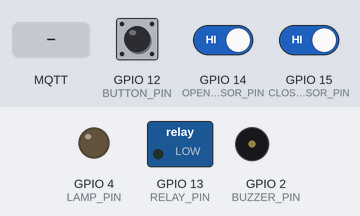
The sketch below on a simulated ESP32. Parts: switched loads named in the sketch (green lamp = pin HIGH), output pins drawn as LEDs (lit = HIGH), buzzer (waves = sounding, pin HIGH). Dashed ring = blinking. The inputs (shaded band) are chosen by the test bench; at power-on: GPIO 12 (BUTTON_PIN) HIGH, GPIO 14 (OPEN_SENSOR_PIN) HIGH, GPIO 15 (CLOSED_SENSOR_PIN) HIGH. WiFi joins after 1.5 s; servers stay silent unless stated; no MQTT or app messages arrive unless stated; the camera gives no picture; what the sketch prints to the serial monitor is not drawn.

Above: at 3.0 s.
3.1 s: GPIO 12 (BUTTON_PIN) pulled LOW for 1 s
At 3.5 s:
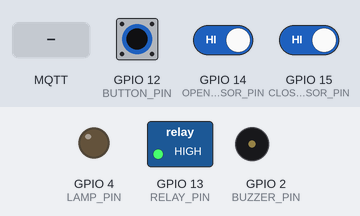
5.6 s: GPIO 14 (OPEN_SENSOR_PIN) driven LOW
At 6.2 s:
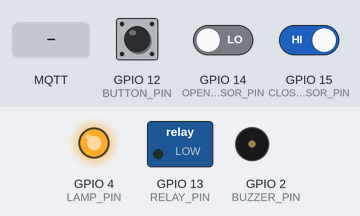
7.1 s: GPIO 15 (CLOSED_SENSOR_PIN) driven LOW
At 7.25 s:
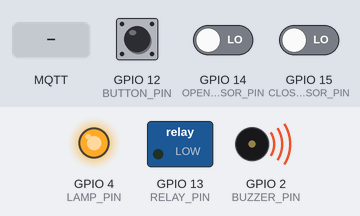
10.1 s: GPIO 15 (CLOSED_SENSOR_PIN) driven HIGH
At 10.75 s:
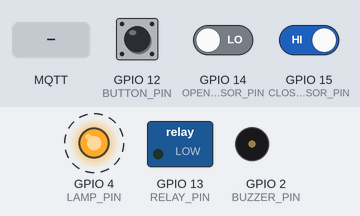
11.8 s: MQTT message "abrir" arrives on the first subscribed topic
At 12.1 s:
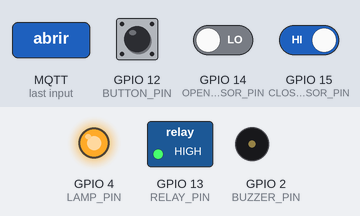
13.8 s: GPIO 15 (CLOSED_SENSOR_PIN) driven LOW
At 18.35 s:
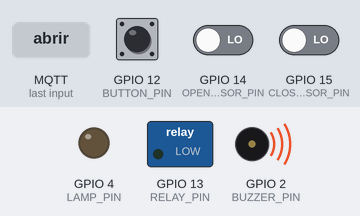
Timing chart, 0 to 20.3 s (numbered marks = the images above; inputs shaded):
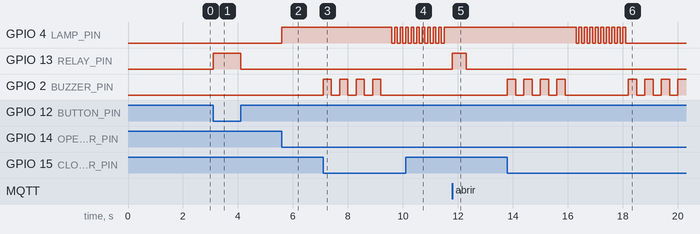

The sketch:

Tarea_clase_2.ino
```cpp
#include <WiFi.h>
#include <PubSubClient.h>
#include "esp_camera.h"

// Configuración WiFi y MQTT
const char* ssid = "tu_SSID";
const char* password = "tu_PASSWORD";
const char* mqtt_server = "broker.mqtt-dashboard.com";

WiFiClient espClient;
PubSubClient client(espClient);

// Pines ESP32-CAM
#define BUTTON_PIN 12
#define RELAY_PIN 13
#define OPEN_SENSOR_PIN 14
#define CLOSED_SENSOR_PIN 15
#define BUZZER_PIN 2
#define LAMP_PIN 4

// Estados
enum DoorState {UNKNOWN, OPEN, CLOSED, OPENING, CLOSING};
DoorState currentState = UNKNOWN;

// Códigos de error
enum ErrorCodes {
  NO_ERROR = 0,
  ERROR_WIFI_CONNECTION = 1,
  ERROR_MQTT_CONNECTION = 2,
  ERROR_DOOR_TIMEOUT = 3,
  ERROR_SENSOR_CONFLICT = 4
};

// Variables de tiempo
unsigned long lastDebounceTime = 0;
unsigned long debounceDelay = 50;
unsigned long lastLampUpdate = 0;
unsigned long lampInterval = 500;
unsigned long doorOperationStart = 0;
const unsigned long DOOR_TIMEOUT = 30000; // 30 segundos timeout

void setup() {
  Serial.begin(115200);

  // Configurar pines
  pinMode(BUTTON_PIN, INPUT_PULLUP);
  pinMode(RELAY_PIN, OUTPUT);
  pinMode(OPEN_SENSOR_PIN, INPUT_PULLUP);
  pinMode(CLOSED_SENSOR_PIN, INPUT_PULLUP);
  pinMode(BUZZER_PIN, OUTPUT);
  pinMode(LAMP_PIN, OUTPUT);

  digitalWrite(RELAY_PIN, LOW);
  digitalWrite(BUZZER_PIN, LOW);
  digitalWrite(LAMP_PIN, LOW);

  // Inicializar cámara (opcional)
  setup_camera();

  // Conectar WiFi y MQTT
  setup_wifi();
  client.setServer(mqtt_server, 1883);
  client.setCallback(callback);

  // Determinar estado inicial
  updateDoorState();
}

void setup_camera() {
  camera_config_t config;
  config.ledc_channel = LEDC_CHANNEL_0;
  config.ledc_timer = LEDC_TIMER_0;
  config.pin_d0 = 5;
  config.pin_d1 = 18;
  config.pin_d2 = 19;
  config.pin_d3 = 21;
  config.pin_d4 = 36;
  config.pin_d5 = 39;
  config.pin_d6 = 34;
  config.pin_d7 = 35;
  config.pin_xclk = 0;
  config.pin_pclk = 22;
  config.pin_vsync = 25;
  config.pin_href = 23;
  config.pin_sscb_sda = 26;
  config.pin_sscb_scl = 27;
  config.pin_pwdn = 32;
  config.pin_reset = -1;
  config.xclk_freq_hz = 20000000;
  config.pixel_format = PIXFORMAT_JPEG;

  if(psramFound()){
    config.frame_size = FRAMESIZE_UXGA;
    config.jpeg_quality = 10;
    config.fb_count = 2;
  } else {
    config.frame_size = FRAMESIZE_SVGA;
    config.jpeg_quality = 12;
    config.fb_count = 1;
  }

  esp_err_t err = esp_camera_init(&config);
  if (err != ESP_OK) {
    Serial.printf("Error inicializando cámara: 0x%x", err);
  }
}

void setup_wifi() {
  delay(10);
  Serial.println();
  Serial.print("Conectando a ");
  Serial.println(ssid);

  WiFi.begin(ssid, password);

  int attempts = 0;
  while (WiFi.status() != WL_CONNECTED && attempts < 10) {
    delay(500);
    Serial.print(".");
    attempts++;
  }

  if(WiFi.status() != WL_CONNECTED) {
    handleError(ERROR_WIFI_CONNECTION);
    return;
  }

  Serial.println("");
  Serial.println("WiFi conectado");
  Serial.println("Dirección IP: ");
  Serial.println(WiFi.localIP());
}

void callback(char* topic, byte* message, unsigned int length) {
  String messageTemp;

  for (int i = 0; i < length; i++) {
    messageTemp += (char)message[i];
  }

  if (String(topic) == "puerta/comando") {
    if(messageTemp == "abrir") {
      operateDoor();
    } else if(messageTemp == "estado") {
      publishStatus();
    } else if(messageTemp == "foto") {
      takeAndSendPhoto();
    }
  }
}

void takeAndSendPhoto() {
  camera_fb_t * fb = NULL;
  fb = esp_camera_fb_get();
  if(!fb) {
    Serial.println("Error al capturar foto");
    return;
  }

  client.publish("puerta/foto", fb->buf, fb->len);
  esp_camera_fb_return(fb);
}

void reconnect() {
  int attempts = 0;
  while (!client.connected() && attempts < 5) {
    Serial.print("Intentando conexión MQTT...");
    if (client.connect("ESP32CAMClient")) {
      Serial.println("conectado");
      client.subscribe("puerta/comando");
    } else {
      Serial.print("falló, rc=");
      Serial.print(client.state());
      Serial.println(" intentando de nuevo en 5 segundos");
      delay(5000);
      attempts++;
    }
  }
  if(!client.connected()) {
    handleError(ERROR_MQTT_CONNECTION);
  }
}

void updateDoorState() {
  bool isOpen = digitalRead(OPEN_SENSOR_PIN) == LOW;
  bool isClosed = digitalRead(CLOSED_SENSOR_PIN) == LOW;

  if (isOpen && isClosed) {
    handleError(ERROR_SENSOR_CONFLICT);
    currentState = UNKNOWN;
    return;
  }

  if (isOpen && !isClosed) {
    currentState = OPEN;
    doorOperationStart = 0;
  } else if (!isOpen && isClosed) {
    currentState = CLOSED;
    doorOperationStart = 0;
  } else if (!isOpen && !isClosed) {
    if (currentState == OPEN) {
      currentState = CLOSING;
      doorOperationStart = millis();
    } else if (currentState == CLOSED) {
      currentState = OPENING;
      doorOperationStart = millis();
    } else {
      currentState = UNKNOWN;
    }
  }

  // Verificar timeout
  if ((currentState == OPENING || currentState == CLOSING) &&
      doorOperationStart != 0 &&
      (millis() - doorOperationStart) > DOOR_TIMEOUT) {
    handleError(ERROR_DOOR_TIMEOUT);
    currentState = UNKNOWN;
    doorOperationStart = 0;
  }
}

void operateDoor() {
  // Si está abierta o cerrando, cerrar
  if (currentState == OPEN || currentState == CLOSING || currentState == UNKNOWN) {
    digitalWrite(RELAY_PIN, HIGH);
    delay(500); // Pulso para activar relay
    digitalWrite(RELAY_PIN, LOW);
    currentState = CLOSING;
    doorOperationStart = millis();
  }
  // Si está cerrada o abriendo, abrir
  else if (currentState == CLOSED || currentState == OPENING) {
    digitalWrite(RELAY_PIN, HIGH);
    delay(500); // Pulso para activar relay
    digitalWrite(RELAY_PIN, LOW);
    currentState = OPENING;
    doorOperationStart = millis();
  }

  publishStatus();
}

void handleLamp() {
  unsigned long currentMillis = millis();

  switch(currentState) {
    case OPEN:
      digitalWrite(LAMP_PIN, HIGH);
      break;
    case OPENING:
    case CLOSING:
      if (currentMillis - lastLampUpdate >= lampInterval) {
        lastLampUpdate = currentMillis;
        digitalWrite(LAMP_PIN, !digitalRead(LAMP_PIN));
        lampInterval = (currentState == CLOSING) ? 250 : 500;
      }
      break;
    case CLOSED:
    case UNKNOWN:
      digitalWrite(LAMP_PIN, LOW);
      break;
  }
}

void publishStatus() {
  String status;
  switch(currentState) {
    case OPEN: status = "abierta"; break;
    case CLOSED: status = "cerrada"; break;
    case OPENING: status = "abriendo"; break;
    case CLOSING: status = "cerrando"; break;
    case UNKNOWN: status = "desconocido"; break;
  }

  client.publish("puerta/estado", status.c_str());
}

void handleError(ErrorCodes error) {
  // Apagar relay por seguridad
  digitalWrite(RELAY_PIN, LOW);

  // Patrón de beeps según el código de error
  for(int i = 0; i < error; i++) {
    digitalWrite(BUZZER_PIN, HIGH);
    delay(300);
    digitalWrite(BUZZER_PIN, LOW);
    delay(300);
  }

  // Publicar error por MQTT
  String errorMsg = "Error: " + String(error);
  client.publish("puerta/error", errorMsg.c_str());

  // Parpadear lámpara rápido para indicar error
  for(int i = 0; i < 10; i++) {
    digitalWrite(LAMP_PIN, HIGH);
    delay(100);
    digitalWrite(LAMP_PIN, LOW);
    delay(100);
  }
}

void loop() {
  if (!client.connected()) {
    reconnect();
  }
  client.loop();

  // Leer botón con debounce
  int reading = digitalRead(BUTTON_PIN);
  if (reading == LOW && (millis() - lastDebounceTime) > debounceDelay) {
    lastDebounceTime = millis();
    operateDoor();
  }

  // Actualizar estado de la puerta
  updateDoorState();

  // Controlar lámpara
  handleLamp();

  // Publicar estado periódicamente
  static unsigned long lastStatusUpdate = 0;
  if (millis() - lastStatusUpdate > 10000) {
    lastStatusUpdate = millis();
    publishStatus();
  }
}
```

Measured:
- after the input at 3.1 s, GPIO 13 (RELAY_PIN): LOW → HIGH at once, → LOW 1.0 s later
- after the input at 5.6 s, GPIO 4 (LAMP_PIN): LOW → HIGH at once
- after the input at 7.1 s, GPIO 4 (LAMP_PIN): alternates HIGH for 0.10 s and LOW for 0.10 s, starting after 2.5 s; GPIO 2 (BUZZER_PIN): alternates HIGH for 0.30 s and LOW for 0.30 s, 8 changes in all, then stays LOW, starting at once
- after the input at 10.1 s, GPIO 2 (BUZZER_PIN): stays LOW (without the input it goes to HIGH after 1.4 s)
- after the input at 11.8 s, GPIO 13 (RELAY_PIN): LOW → HIGH at once, → LOW 0.50 s later
- after the input at 13.8 s, GPIO 4 (LAMP_PIN): alternates HIGH for 0.10 s and LOW for 0.10 s, 19 changes in all, then stays LOW, starting after 2.5 s; GPIO 2 (BUZZER_PIN): goes 3 × (HIGH 0.30 s, LOW 0.30 s), HIGH 0.30 s, LOW 2.3 s, 3 × (HIGH 0.30 s, LOW 0.30 s), then HIGH, starting at once
